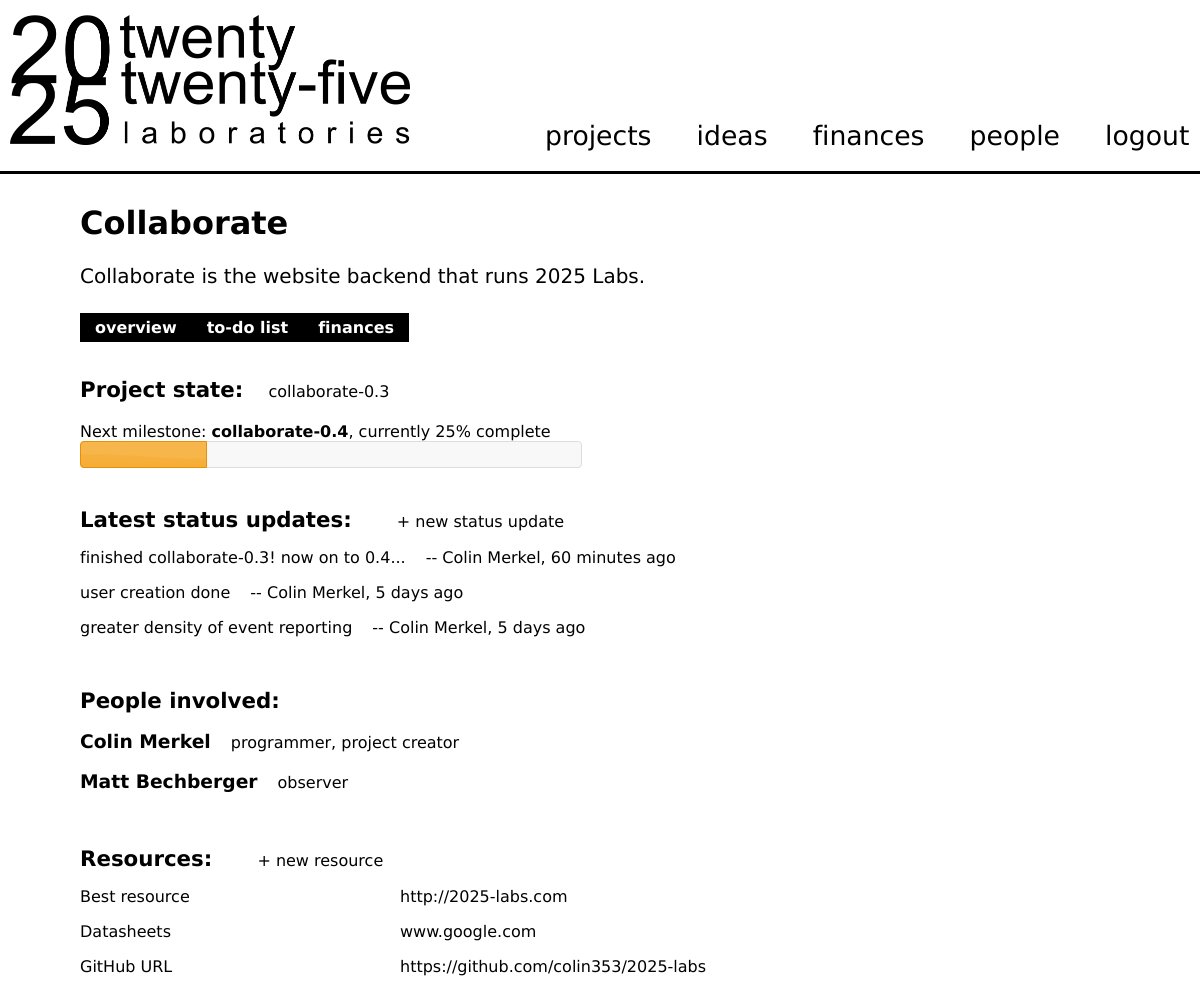
Screenshot of /collaborate/project/1 (signed in) with the database file from the repository.
### tables this page shows
CREATE TABLE IF NOT EXISTS `projects` (
  `project_id` int(11) NOT NULL AUTO_INCREMENT,
  `project_name` varchar(40) NOT NULL,
  `project_description` varchar(140) NOT NULL,
  `project_salespitch` text NOT NULL,
  `project_creationdate` timestamp NOT NULL DEFAULT CURRENT_TIMESTAMP ON UPDATE CURRENT_TIMESTAMP,
  `project_creator_id` int(11) NOT NULL,
  `project_code` varchar(6) NOT NULL,
  `project_unique` int(11) NOT NULL,
  PRIMARY KEY (`project_id`),
  UNIQUE KEY `project_unique` (`project_unique`)
);

CREATE TABLE IF NOT EXISTS `projectstatus` (
  `projectstatus_id` int(11) NOT NULL AUTO_INCREMENT,
  `projectstatus_user_id` int(11) NOT NULL,
  `projectstatus_project_id` int(11) NOT NULL,
  `projectstatus_status` text NOT NULL,
  `projectstatus_creationdate` timestamp NOT NULL DEFAULT CURRENT_TIMESTAMP ON UPDATE CURRENT_TIMESTAMP,
  PRIMARY KEY (`projectstatus_id`)
);

CREATE TABLE IF NOT EXISTS `users` (
  `user_id` int(20) NOT NULL AUTO_INCREMENT,
  `user_pass` varchar(32) NOT NULL,
  `user_name` varchar(20) NOT NULL,
  `user_realname` varchar(50) NOT NULL,
  `user_photo` blob NOT NULL,
  `user_creationdate` timestamp NOT NULL DEFAULT CURRENT_TIMESTAMP,
  `user_publicdesc` text NOT NULL,
  `user_email` varchar(80) NOT NULL,
  PRIMARY KEY (`user_id`)
);

CREATE TABLE IF NOT EXISTS `projectmemberships` (
  `projectmembership_id` int(11) NOT NULL AUTO_INCREMENT,
  `projectmembership_user_id` int(11) NOT NULL,
  `projectmembership_project_id` int(11) NOT NULL,
  `projectmembership_creationdate` timestamp NOT NULL DEFAULT CURRENT_TIMESTAMP,
  `projectmembership_role` varchar(50) NOT NULL,
  PRIMARY KEY (`projectmembership_id`)
);

CREATE TABLE IF NOT EXISTS `projectresource` (
  `projectresource_id` int(11) NOT NULL AUTO_INCREMENT,
  `projectresource_project_id` int(11) NOT NULL,
  `projectresource_title` varchar(50) NOT NULL,
  `projectresource_value` varchar(200) NOT NULL,
  PRIMARY KEY (`projectresource_id`)
);

### collaborate/project.php (the view, shortened to what this page needs)
<?php
include('include/header-project.php');
?>
<?php
$pstat = getProjectState($_REQUEST['q']);
?>
<p><h2><?php echo COLLAB_PROJECT_STATE; ?></h2> <?php echo $pstat['current']; ?></p>
<span>Next milestone: <b><?php echo $pstat['next']; ?></b>, <?php echo COLLAB_PCTC1." ".$pstat['percentagecomplete']."% ".COLLAB_PCTC2; ?></span><br />
<div id=progressbar> </div>
<br />
<p><h2><?php echo COLLAB_PROJECT_LATESTUPDATE; ?></h2><span class=sidenote>
	<?php
	if(mysql_num_rows(mysql_query('select * from projectmemberships where projectmembership_project_id = '.mysql_real_escape_string($_REQUEST['q']).' and projectmembership_user_id='.$_SESSION['user_id'])) > 0) {  ?>
	<a onClick=addNewThing()>+ <?php echo COLLAB_PROJECT_ADDUPDATE; ?></a>
	<?php
	}
	?>
</p>
<?php
$statuss = mysql_query('select *,unix_timestamp(projectstatus_creationdate) as t from projectstatus,users where projectstatus_user_id = user_id and projectstatus_project_id = '.mysql_real_escape_string($_REQUEST['q']).' order by projectstatus_creationdate desc limit 0,3') or die(mysql_error());
while($status = mysql_fetch_assoc($statuss)) {
?>
<p><span><?php echo $status['projectstatus_status']; ?></span><span class=sidenote>-- <?php echo $status['user_realname']; ?>, <?php echo time_to_string(time()-$status['t']); ?></span></p>
<?php } ?>
<br />
<p><h2><?php echo COLLAB_PROJECT_MEMBERS; ?></h2></p>
<?php
$people = mysql_query('select * from users,projectmemberships where projectmembership_project_id = '.mysql_real_escape_string($_REQUEST['q']).' and projectmembership_user_id = user_id');
while($d = mysql_fetch_assoc($people)) {
	if($p['project_creator_id'] == $d['user_id']) {
		$king = COLLAB_PROJ_CREATOR;
		if($d['projectmembership_role'] != "") $king = ", ".$king;
	}
	else $king = "";
	?>
	<h3><a href=<?php echo BASE_URL; ?>person/<?php echo $d['user_id']; ?>><?php echo $d['user_realname']; ?></a><span class=sidenote><?php echo $d['projectmembership_role'].$king; ?></span></h3>
	<?php
}
?>
<br />
<p><h2><?php echo COLLAB_PROJECT_RESOURCE; ?></h2></b><span class=sidenote>
	<?php
	if(mysql_num_rows(mysql_query('select * from projectmemberships where projectmembership_project_id = '.mysql_real_escape_string($_REQUEST['q']).' and projectmembership_user_id='.$_SESSION['user_id'])) > 0) {  ?>
	<a onClick=addNewResource()>+ <?php echo COLLAB_PROJECT_ADDRESOURCE; ?></a>
	<?php
	}
	?>
</span></p>
<?php
$resources = mysql_query('select * from projectresource where projectresource_project_id= '.mysql_real_escape_string($_REQUEST['q']).' order by projectresource_title asc limit 0,3') or die(mysql_error());
while($resource = mysql_fetch_assoc($resources)) {
?>
<p><span class=leftcol><?php echo $resource['projectresource_title']; ?></span><span class=rightcol><?php echo encapsulateIfURL($resource['projectresource_value']); ?></span></p>
<?php } ?>

### collaborate/include/header-project.php (shortened to what this page needs)
<?php
$p = mysql_query('select * from projects where project_id = '.mysql_real_escape_string($_REQUEST['q']));
	$p = mysql_fetch_assoc($p);
?>
<div id=content>
<h1><?php echo $p['project_name']; ?><span class=sidenote><?php echo $header_sidenote; ?></span></h1>
<p><?php echo $p['project_description']; ?> </p>
<?php
$id = mysql_real_escape_string($_SESSION['user_id']);
$q = mysql_real_escape_string($_REQUEST['q']);
if(mysql_num_rows(mysql_query("select * from projectmemberships where projectmembership_user_id = $id and projectmembership_project_id = $q")) > 0 ) {
$k['overview'] = 'project/'.$_REQUEST['q'];
$k['to-do list'] = 'project-to-do/'.$_REQUEST['q'];
$k['finances'] = 'funding-requests/'.$_REQUEST['q'];
} else {
	$k['overview'] = 'project/'.$_REQUEST['q'];
	$k['finances'] = 'funding-requests/'.$_REQUEST['q'];
}
displayActionMenu($k);
?>
<br />

### include/functions.php (shortened to what this page needs)
<?php
function time_to_string($td) {
    if ($td > 60*60*24*365)  { $tn > round($td/(3600 * 24 * 365)); $tp = 'year'; }
    else if   ($td > 60*60*24*30)  { $tn = round($td/(3600 * 24 * 30)); $tp = 'month'; }
    else if   ($td > 60*60*24*7)  { $tn = round($td/(3600 * 24 * 7)); $tp = 'week'; }
    else if   ($td > 60*60*24 ) {  $tn = round($td/(3600 * 24)); $tp =  'day'; }
    else if   ($td > 60*60) { $tn = round($td/3600); $tp = 'hour'; }
    else if   ($td > 60) { $tn = round($td/60); $tp = 'minute'; }
    else if   ($td > 0) { $tn = $td; $tp =  'second'; }
	else return "just now";
    if($tn > 1) $tp = $tp . 's';
    return $tn . ' ' . $tp . ' ago';
}
function encapsulateIfURL($string) {
	if(preg_match('|^http(s)?://[a-z0-9-]+(.[a-z0-9-]+)*(:[0-9]+)?(/.*)?$|i', $string)) return "<a href='$string'>$string</a>";
	else return $string;
}
function displayActionMenu($k) {
?>
<div class=actions>
	<ul>
		<?php foreach($k as $w => $l) { ?><li onClick=actionMenu('<?php echo BASE_URL.$l; ?>')><?php echo $w; ?></li><?php } ?>
	</ul>
</div>
<?php
}
function getProjectState($pid) {
	$pid = mysql_real_escape_string($pid);
	$ps = mysql_query("select *, ( (select count(*) from todolist where todolist_status = 1 and todolist_milestone_id = todolistmilestone_id) / (select count(*) from todolist where todolist_milestone_id = todolistmilestone_id))  as percentagecomplete
				from todolistmilestone where todolistmilestone_project_id = $pid order by todolistmilestone_order asc") or die(mysql_error());
	$res['current'] = "initial development";
	$res['next'] = "initial development";
	$res['percentagecomplete'] = 0;
	$res['next_id'] = 0;
	$res['curr_id'] = 0;
	while($m = mysql_fetch_assoc($ps)) {
		if($m['percentagecomplete'] == 1) {
			$res['current'] = $m['todolistmilestone_name'];
			$res['curr_id'] = $m['todolistmilestone_id'];
		}
		else {
			 $res['next'] = $m['todolistmilestone_name'];
			 $res['percentagecomplete'] = round(100*$m['percentagecomplete']);
			 $res['next_id'] = $m['todolistmilestone_id'];
			 return $res;
			 break;
		}
	}
	return $res;
}
?>

### collaborate/style/style.css (style rules this page uses)
body { margin: 0; padding: 0; }
h2 { text-decoration: none; }
div.actions { margin-left: -40px; padding: 0; height: 30px; }
div.actions > ul { list-style-type: none; }
div.actions > ul > li { padding-right: 20px; padding-left: 20px; color: white; font-weight: bold; font-size: 12pt; padding: 5px; padding-right: 15px; padding-left: 15px; margin-top: 5px; background-color: black; float: left; }
body { overflow: auto; font-family: Bits, 'Arial'; }
a { color: black; text-decoration: none; }
h1 { margin-left: 0px; }
b { font-weight: bold; }
span.sidenote { font-size: 12pt; font-weight: normal; margin-left: 20px; }
div#content { margin-top:30px; margin-left: 40px; }
span.leftcol { width: 300px; margin-right: 20px; float:left; clear: none; }
div#content > h1 { margin-left: 0px; margin-right: 40px; font-weight: bold; }
h2 { display:inline; text-decoration: none; font-size: 16pt; }
div#content > p { font-size: 15pt; margin-left: 0px; margin-right: 40px; }
h2 { margin-right: 20px; }
#progressbar { width: 500px; height: 25px; }

### rows the page displays
projects: project_name "Collaborate", project_description "Collaborate is the website backend that runs 2025 Labs."
projectstatus: projectstatus_status "finished collaborate-0.3! now on to 0.4...", users.user_realname "Colin Merkel"
projectstatus: projectstatus_status "user creation done", users.user_realname "Colin Merkel"
projectstatus: projectstatus_status "greater density of event reporting", users.user_realname "Colin Merkel"
users: user_realname "Colin Merkel", projectmemberships.projectmembership_role "programmer", king ", project creator"
users: user_realname "Matt Bechberger", projectmemberships.projectmembership_role "observer"
projectresource: projectresource_title "Best resource", projectresource_value "http://2025-labs.com"
projectresource: projectresource_title "Datasheets", projectresource_value "www.google.com"
projectresource: projectresource_title "GitHub URL", projectresource_value "https://github.com/colin353/2025-labs"

### other values shown
$n "projects"
$n "ideas"
$n "finances"
$n "people"
$n "logout"
$w "overview"
$w "to-do list"
$w "finances"
COLLAB_PROJECT_STATE "Project state:"
$pstat['current'] "collaborate-0.3"
$pstat['next'] "collaborate-0.4"
COLLAB_PCTC1 "currently"
$pstat['percentagecomplete'] "25"
COLLAB_PCTC2 "complete"
COLLAB_PROJECT_LATESTUPDATE "Latest status updates:"
